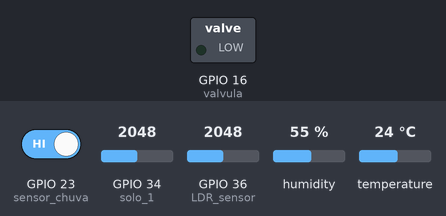
The sketch below on a simulated ESP32. Parts: switched loads named in the sketch (green lamp = pin HIGH). The inputs (shaded band) are chosen by the test bench; at power-on: GPIO 36 (LDR_sensor) = 2048, GPIO 23 (sensor_chuva) HIGH, GPIO 34 (solo_1) = 2048, humidity 55 %, temperature 24 °C. WiFi joins after 1.5 s; servers stay silent unless stated; what the sketch prints to the serial monitor is not drawn.

Above: at 2.7 s.
2.8 s: GPIO 36 (LDR_sensor) set to 534
9.0 s: GPIO 36 (LDR_sensor) set to 462
At 12.4 s:
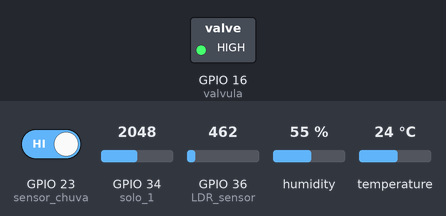
Timing chart, 0 to 42.9 s (numbered marks = the images above; inputs shaded):
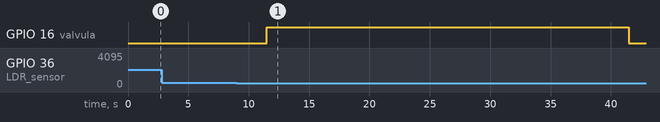

Measured:
- the behaviour switches between 500 and 499 on GPIO 36 (LDR_sensor) (found by bisection; images 0 and 1)
- after the input at 2.8 s, every drawn part: stays the same
- after the input at 9.0 s, GPIO 16 (valvula): LOW → HIGH after 2.5 s, → LOW 30.0 s later

The sketch:

main.ino
```cpp
/* ESTE CÓDIGO NÃO FOI REVISADO, OU SEJA, PROVAVÉL QUE TENHA REDUNDÂNCIA.
 *
 ********************************* HORTA AUTOMATIZADA *********************************
 *
 *  created by: Douglas Maciel & Renan Almeida, in 2018
*/


#include <WiFi.h>
#include <WiFiMulti.h>
#include "DHT.h"

#define LDR_sensor 36
#define valvula 16
#define solo_1 34
//#define solo_2 2
//#define solo_3 5
#define sensor_chuva 23
#define DHTPIN 33
#define DHTTYPE DHT11
DHT dht(DHTPIN, DHTTYPE);

WiFiMulti WiFiMulti;

const char* ssid     = "teste"; // Nome do wifi
const char* password = "1234567899";

const char* host = "api.thingspeak.com";
String api_key = "MJF4VPAC9DMGD0WY"; // Your API Key provied by thingspeak

float valor_temp;
float valor_umd;

// Declarando as variaveis inteiras
int umid_1;
int umid_2;
int umid_3;
int LDR_enviar;
int estado_sensores;
int estado_irrigacao;
int estado_sensor_chuva = digitalRead(sensor_chuva); //sensor de chuva recebe 0 ou seja falso


void setup() {
  Serial.begin(115200); // ESP é 115200
  pinMode(valvula, OUTPUT);
  pinMode(sensor_chuva, INPUT); // sensor de chuva
  dht.begin();
  Connect_to_Wifi();
}

void loop() {  // Criar uma função antes para checar se os valores estao certos

  luminosidade();
  sensor_Temperatura_Umidade();
  mapar_valores();
  checar_sensores_para_irrigar();
  delay(100);
}

int luminosidade() { // Vamos usar um resistor de: (IMPORTANTE DEFINIR)

  int LDR = analogRead(LDR_sensor);
  Serial.println(analogRead(LDR_sensor));
  if (LDR <= 200) {
    Serial.println("Ensolarado");
    LDR_enviar = -1;                // Indica ao Virtuino que está ensolarado
  }

  if (LDR > 200 && LDR < 500) {
    Serial.println("Nublado");
    LDR_enviar = 0;                 // Indica ao Virtuino que está nublado
  }

  if (LDR >= 500) {
    digitalWrite(valvula, LOW);
    Serial.println("Escuro");
    LDR_enviar = 1;                 // Indica ao Virtuino que está escuro
    delay(1000);
  }
}

void mapar_valores() {
  umid_1 = map(analogRead(solo_1), 0, 4095, 100, 0);
  //umid_2 = map(analogRead(solo_2), 0, 4095, 100, 0);
  //umid_3 = map(analogRead(solo_3), 0, 4095, 100, 0);

}


void checar_sensores_para_irrigar() {
  if (isnan(valor_temp) || isnan(umid_1) || isnan(umid_2) || isnan(umid_3)) {
    estado_sensores = 1;
    Serial.println("Alguns dos sensores esta com problema");
    Checar_tempo_enviar();
  }
  else {
    estado_sensores = 0;
    irrigacao();
  }
}

void irrigacao() {
  int umid = umid_1; // + umid_2 + umid_3)/3;

  if (umid <= 33) {
    Serial.println(" Status: Seco");

    if ( valor_temp > 23 && estado_sensor_chuva == LOW && LDR_enviar != 1) {
      digitalWrite(valvula, HIGH);
      Serial.println("Irrigando a plantação");
      estado_irrigacao = 1;
      Checar_tempo_enviar();
      delay(60000);
      digitalWrite(valvula, LOW);
    }
    else {
      estado_irrigacao = 0;
      Checar_tempo_enviar();
    }
  }

  if (umid > 33 && umid < 66) {
    Serial.println(" Status: parcialmente umido");
    if ( valor_temp > 23 && estado_sensor_chuva == LOW && LDR_enviar != 1) {
      digitalWrite(valvula, HIGH);
      Serial.println("Irrigando a plantação");
      estado_irrigacao = 1;
      Checar_tempo_enviar();
      delay(30000);
      digitalWrite(valvula, LOW);
    }
    else {
      estado_irrigacao = 0;
      Checar_tempo_enviar();
    }
  }
  if (umid >= 66) {
    Serial.println(umid);
    Serial.println(" Status: Umido");
    delay(30000);
  }
  delay(1000);
}

void sensor_Temperatura_Umidade() {  // colocar os parametros

  float valor_temp_bruto = dht.readTemperature();             //Alocando valor vindo direto do sensor
  float valor_umd_bruto = dht.readHumidity();                 //Alocando valor vindo direto do sensor

  if (isnan(valor_temp_bruto) || isnan(valor_umd_bruto))   //Checando se esses valores alocados são realmente numeros
  {
    valor_temp = 0;
    valor_umd = 0;
    Serial.println("Sensor DHT11 desconectado ou queimado");
    delay(1500);
  }
  else {                                                    // Se forem, guardar elas na variável global
    valor_temp = dht.readTemperature();
    valor_umd = dht.readHumidity();
    Serial.print(valor_temp);
    Serial.println("°C");
    Serial.print(valor_umd);
    Serial.println("%");
    Serial.println();
    delay(1500);
  }
}

void Connect_to_Wifi()
{
  // We start by connecting to a WiFi network
  WiFiMulti.addAP(ssid, password);

  Serial.println();
  Serial.println();
  Serial.print("Wait for WiFi... ");

  while (WiFiMulti.run() != WL_CONNECTED) {
    Serial.print(".");
    delay(500);
  }

  Serial.println("");
  Serial.println("WiFi connected");
  Serial.println("IP address: ");
  Serial.println(WiFi.localIP());
}

void Checar_tempo_enviar()
{
  unsigned long tempototal = millis();
  if ( tempototal % 60000 < 5000 ) {
    Send_Data();
  }
  else {
    return;
  }

}
void Send_Data()
{

  Serial.println("Prepare to send data");

  // Use WiFiClient class to create TCP connections
  WiFiClient client;

  const int httpPort = 80;

  if (!client.connect(host, httpPort)) {
    Serial.println("connection failed");
    return;
  }
  else
  {
    String data_to_send = api_key;
    data_to_send += "&field1=";
    data_to_send += String(umid_1);
    data_to_send += "&field2=";
    data_to_send += String(umid_2);  // Certo
    data_to_send += "&field3=";
    data_to_send += String(umid_3);  // Certo
    data_to_send += "&field4=";
    data_to_send += String(valor_temp);   // Certo
    data_to_send += "&field5=";
    data_to_send += String(estado_sensor_chuva);   // Mudar a condição de acender as luzes no app, botar maior ou igual lá e tals
    data_to_send += "&field6=";
    data_to_send += String(LDR_enviar); // Certo
    data_to_send += "&field7=";
    data_to_send += String(estado_irrigacao);  //Situação Irrigação
    data_to_send += "&field8=";
    data_to_send += String(estado_sensores);  //Status Sensores
    data_to_send += "\r\n\r\n";

    client.print("POST /update HTTP/1.1\n");
    client.print("Host: api.thingspeak.com\n");
    client.print("Connection: close\n");
    client.print("X-THINGSPEAKAPIKEY: " + api_key + "\n");
    client.print("Content-Type: application/x-www-form-urlencoded\n");
    client.print("Content-Length: ");
    client.print(data_to_send.length());
    client.print("\n\n");
    client.print(data_to_send);

    delay(1000);
  }
  client.stop();
}
```
